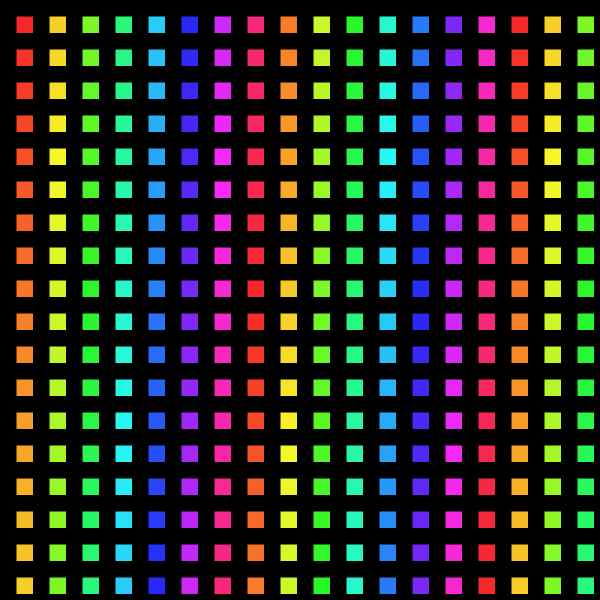
Frame 1 (no input)
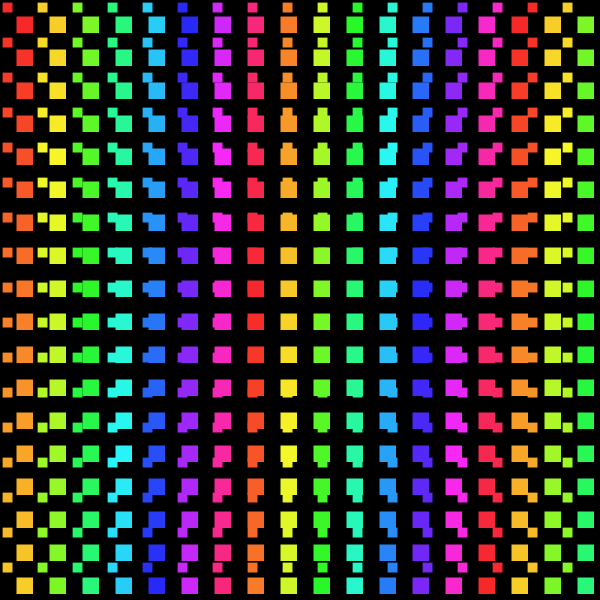
Frame 60 (the mouse pressed at the canvas centre just before this capture)
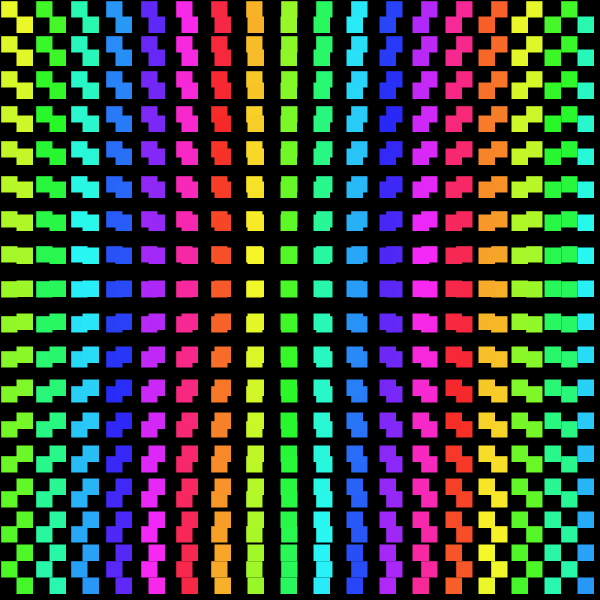
Frame 120 (the mouse held since frame 60 and released just before this capture)

The Processing sketch that drew these frames (run headless with seeded random() and noise(); from frame 60 on, the mouse is pressed at the canvas centre):

// Processing sketch: processing_54249
// ── processing_54249.pde

/**
 * Skizze eigener Idee - Dreiecke die sich drehen
 * zwei Gitter die sich überlagern
 * an- und ausschalten mit Mausklick
 *
 */
  
int numZelles1 = int(random(11,21));
int numZelles2 = numZelles1 + int(random(0,6));
int numZellesTotal1 = 289;
int numZellesTotal2 = 361;
int switch1 = 1;
float col01,col02,col03,col04;

float rad1 = 600/numZelles1;
float rad2 = 600/numZelles2;
float hrad1 = rad1/2;
float hrad2 = rad2/2;
float focus = 110;

PFont fontA;

Zelle[] Zelle1 = new Zelle[numZelles1*numZelles1];
Zelleb[] Zelle2 = new Zelleb[numZelles2*numZelles2];

void setup() 
{
  size(600, 600);
  noStroke();
  smooth();
  colorMode(HSB, 255);
  col01 = random(255);
  col02 = random(200,255);
  col03 = random(200,255);
  
  for (int i = 0; i < numZelles1; i++) {
    for (int j = 0; j < numZelles1; j++)
    {
    // Zelle(float xin, float yin, float din, int idin, float winkelin, Zelle[] oin)
    // Zelle2[numZelles2*i+j] = new Zelleb(i*rad2,j*rad2, hrad2, numZelles1*i+j, random(6.28),random(0.1), Zelle2);
    Zelle1[numZelles1*i+j] = new Zelle(i*rad1,j*rad1, hrad1, numZelles1*i+j, 0,0.1, Zelle1);
    }
  }
  for (int i = 0; i < numZelles2; i++) {
    for (int j = 0; j < numZelles2; j++)
    {
    // Zelle(float xin, float yin, float din, int idin, float winkelin, float winkelspeed, Zelle[] oin)
    // Zelle2[numZelles2*i+j] = new Zelleb(i*rad2,j*rad2, hrad2, numZelles1*i+j, random(6.28),random(0.1), Zelle2);
    Zelle2[numZelles2*i+j] = new Zelleb(i*rad2,j*rad2, hrad2, numZelles1*i+j, 0 ,0 , Zelle2);
    }
  }
}

void draw() 
{
  background(0);
  for (int i = 0; i < numZelles1; i++) {
    for (int j = 0; j < numZelles1; j++)
    {
    Zelle1[numZelles1*i+j].change_st();
    Zelle1[numZelles1*i+j].display();   
    }
  }
  for (int i = 0; i < numZelles2; i++) {
    for (int j = 0; j < numZelles2; j++)
    {
    Zelle2[numZelles2*i+j].change_st();
    Zelle2[numZelles2*i+j].display();   
    }
  }
}

/* ------------------------- Zelle */

class Zelle {
  float x, y;
  float rad01;
  float x1,x2,x3,x4,x5,y1,y2,y3,y4,y5,d1;
  float w1,w2;
  float winkel = 0;
  float winkel_120 = 6.28/3;
  float winkel_240 = 6.28*2/3;
  float winkelspeed;
  int id;
  Zelle[] others;
 
  Zelle(float xin, float yin, float din, int idin, float winkelin, float winkelspeedin,Zelle[] oin) {
    x = xin;
    y = yin;
    rad01 = din;
    id = idin;
    others = oin;
    winkel = winkelin;
    winkelspeed = winkelspeedin;
    
  } 
  
  void change_st() {
    
    // set colors
    col01 = (2*id-0.05*winkel+mouseY)%255;
    // col02 = random(255);
    // col03 = random(255);
    
    // move triangles if switch = 1
      
    if (switch1 == 1 )
    {
    
      winkel = (winkel - winkelspeed);
      // winkel_120 = random(6.28);
      // winkel_240 = random(6.28);
            
      d1 = rad01*sin(0.1*winkel);
      
      // center
      
      x1 = x+rad01+10*mouseX/600-5;
      y1 = y+rad01+10*mouseY/600-5;
      
      
      // points
      /*
      x2 = x1 + hrad1*sin(winkel);
      y2 = y1 + hrad1*cos(winkel);
      x3 = x1 + hrad1*sin(winkel + winkel_120 );
      y3 = y1 + hrad1*cos(winkel + winkel_120 );
      x4 = x1 + hrad1*sin(winkel + winkel_240 );
      y4 = y1 + hrad1*cos(winkel + winkel_240 );
      */
      
      w1 = 2 * rad01;
      w2 = d1;
      
      // y verringern
      // y = y + 0.1*sin(rad01);
      
    }
  }

       
    void display() {
    // stroke(200,200,200); 
    fill(col01,col02,col03);
    // ellipse(x1,y1,rad01,rad01);
    rect(x1,y1,d1,d1);
    // line(x1,y1,x2,y2);
    // stroke(22,255,255);
    // stroke(col01,col02,col03);
    // triangle(x2,y2,x3,y3,x4,y4);
    
    // line(x2,y2,x3,y3);
    // line(x3,y3,x4,y4);
    // line(x4,y4,x2,y2);
   
    
          
    }
}

/* ------------------------------ ZELLE B */

class Zelleb {
  float x, y;
  float rad01;
  float x1,x2,x3,x4,x5,y1,y2,y3,y4,y5,d1;
  float w1,w2;
  float winkel = 0;
  float winkel_120 = 6.28/3;
  float winkel_240 = 6.28*2/3;
  float winkelspeed;
  int id;
  Zelleb[] others;
 
  Zelleb(float xin, float yin, float din, int idin, float winkelin, float winkelspeedin,Zelleb[] oin) {
    x = xin;
    y = yin;
    rad01 = din;
    id = idin;
    others = oin;
    winkel = winkelin;
    winkelspeed = winkelspeedin;
    
  } 
  
  void change_st() {
    
    // set colors
    col01 = (2*id+0.1*winkel+mouseX)%255;
    // col02 = 125;
    // col03 = 125;
    
    // move triangles if switch = 1
      
    if (switch1 == 1 )
    {
    
      winkel = (winkel + winkelspeed);
      // winkel_120 = random(6.28);
      // winkel_240 = random(6.28);
            
      d1 = rad01*sin(0.01*winkel);
      
      // center
      
      x1 = x+rad01;
      y1 = y+rad01;
      
      
      // points
      /*
      x2 = x1 + hrad2*sin(winkel);
      y2 = y1 + hrad2*cos(winkel);
      x3 = x1 + hrad2*sin(winkel + winkel_120 );
      y3 = y1 + hrad2*cos(winkel + winkel_120 );
      x4 = x1 + hrad2*sin(winkel + winkel_240 );
      y4 = y1 + hrad2*cos(winkel + winkel_240 );
      */
      
      w1 = 2 * rad01;
      w2 = d1;
      
    }
  }

       
    void display() {
    // stroke(200,200,200); 
    fill(col01,col02,col03);
    // ellipse(x1,y1,rad01,rad01);
    rect(x1,y1,rad01,rad01);
    // line(x1,y1,x2,y2);
    // stroke(22,255,255);
    // stroke(col01,col02,col03);
    // triangle(x2,y2,x3,y3,x4,y4);
    
    // line(x2,y2,x3,y3);
    // line(x3,y3,x4,y4);
    // line(x4,y4,x2,y2);
    
    
          
    }
}

/* --------------- Maus */

void mouseClicked() {
  if(switch1 == 0) {
    switch1 = 1;
  } else {
    switch1 = 0;
  }
}
